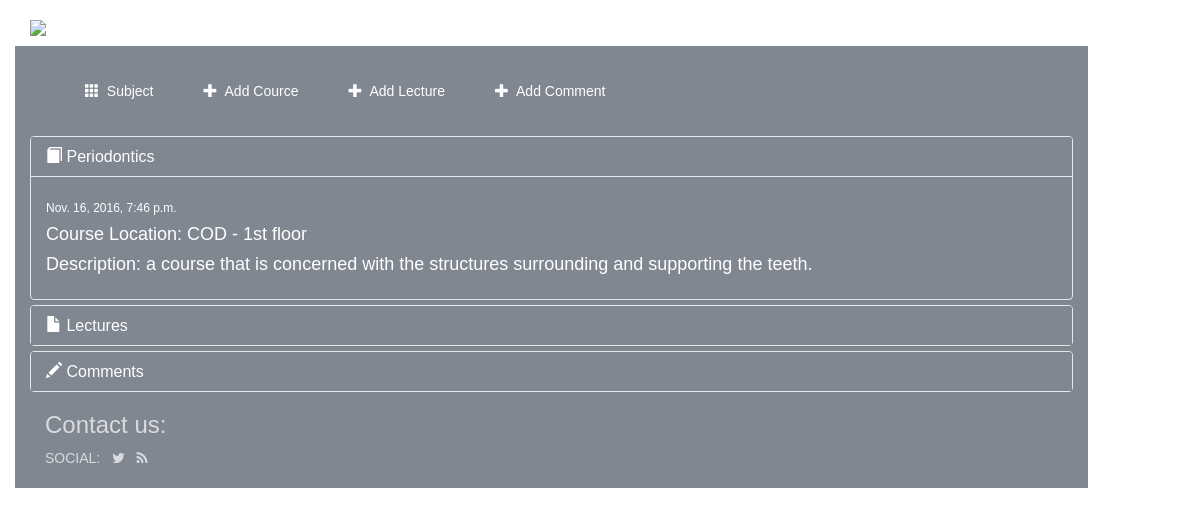
/subject/1/cource/6/, run on the app's committed database.
### project/models.py (models this page shows, shortened)
class Cource(models.Model):
    subject = models.ForeignKey(Subject)
    title = models.CharField(max_length=100)
    description = models.TextField(max_length=1000)
    pup_date = models.DateTimeField(auto_now_add=True)
    location = models.TextField(max_length=1000)

### project/views.py (the view)
# urls.py: url(r'^subject/(?P<subject_id>[0-9]+)/cource/(?P<cource_id>[0-9]+)/$', views.ShowCourceView.as_view(), name='show_cource'),
class ShowCourceView(generic.DetailView):
    model = Cource
    template_name = 'project/cource.html'
    context_object_name = "Cource"
    pk_url_kwarg = "cource_id"
    query_pk_and_slug = True

### project/templates/project/cource.html (shortened to what this page needs)
{% extends 'project/base.html' %}
{% block add %} <a href="{% url 'project:add-comment-c' %}"> <span class="glyphicon glyphicon-plus" aria-hidden="true"></span>&nbsp; Add Comment </a> {% endblock %}
{% block body %}
<div class="panel panel-default" style="font-family: 'Proxima Nova','Helvetica','Corbel',sans-serif;background-color:#4b5462;">
    <div class="panel-heading" style="font-family: 'Proxima Nova','Helvetica','Corbel',sans-serif;background-color:#4b5462;">
        <h3 class="panel-title"><a data-toggle="collapse" data-parent="#accordion" href="#collapse1"> <span class="glyphicon glyphicon-book" aria-hidden="true"></span> {{ Cource.title }} </a></h3>
    </div>
        <div id="collapse1" class="panel-collapse collapse in">
        <div class="panel-body">
            <h6>{{ Cource.pup_date }}</h6>
            <h4> Course Location: {{ Cource.location }}</h4>
            <h4> Description: {{ Cource.description }}</h4>
        </div>
    </div>
</div>
<div class="panel panel-default" style="font-family: 'Proxima Nova','Helvetica','Corbel',sans-serif;background-color:#4b5462;">
    <div class="panel-heading" style="font-family: 'Proxima Nova','Helvetica','Corbel',sans-serif;background-color:#4b5462;">
        <h3 class="panel-title" ><a data-toggle="collapse" data-parent="#accordion" href="#collapse2"><span class="glyphicon glyphicon-file" aria-hidden="true"></span> Lectures </a></h3>
    </div>
</div>
<div class="panel panel-default" style="font-family: 'Proxima Nova','Helvetica','Corbel',sans-serif;background-color:#4b5462;">
    <div class="panel-heading" style="font-family: 'Proxima Nova','Helvetica','Corbel',sans-serif;background-color:#4b5462;">
        <h3 class="panel-title" ><a data-toggle="collapse" data-parent="#accordion" href="#collapse3"><span class="glyphicon glyphicon-pencil" aria-hidden="true"></span> Comments</a></h3>
    </div>
</div>
{% endblock %}

### project/templates/project/base.html (style rules this page uses)
body { color: white; font-family:'Proxima Nova','Helvetica','Corbel',sans-serif; }
a:link { color:white;background-color: transparent;text-decoration: none; }

### data on the page
Cource: title "Periodontics", pup_date "Nov. 16, 2016, 7:46 p.m.", location "COD - 1st floor", description "a course that is concerned with the structures surrounding and supporting the teeth."
